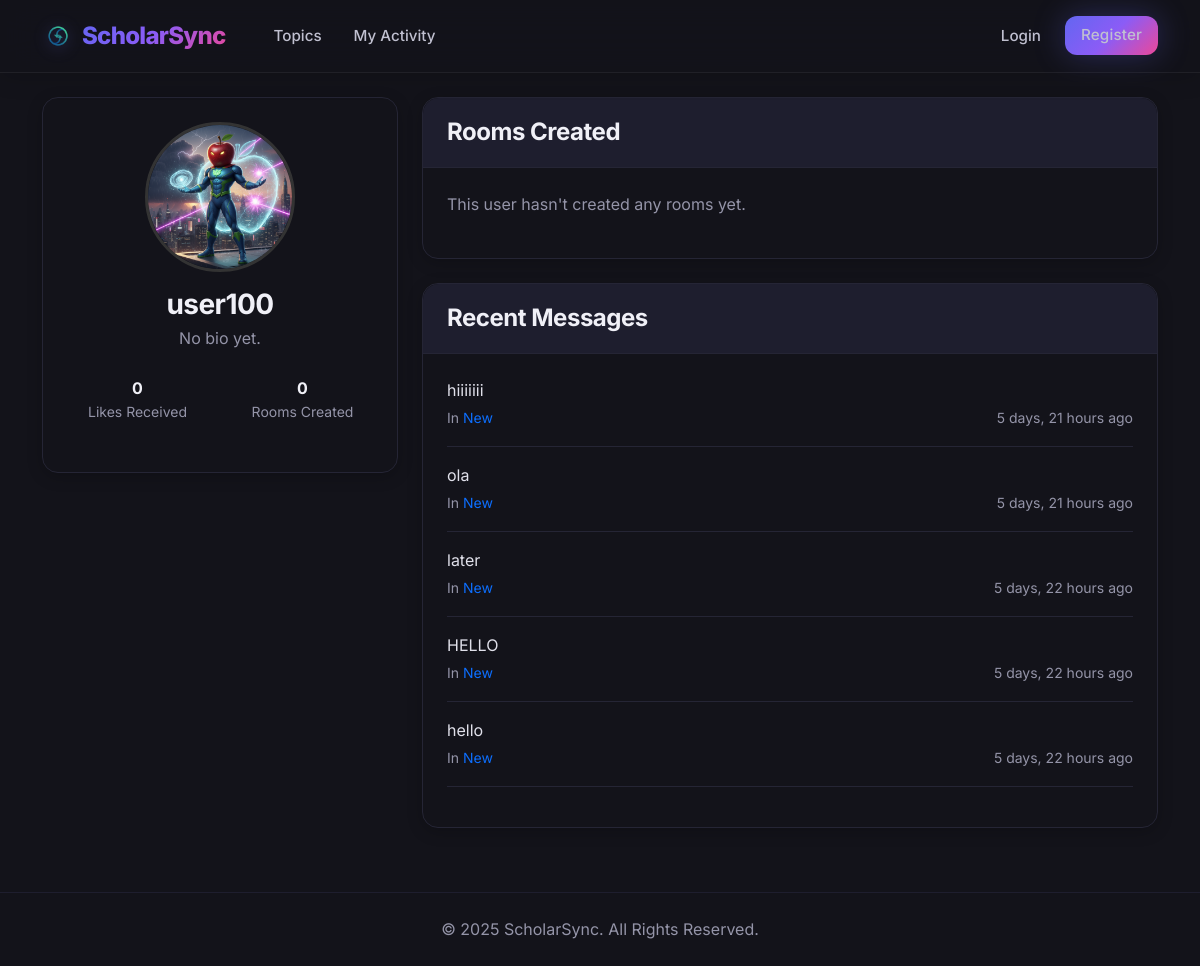
The page /profile/12/ on the database as committed earlier.
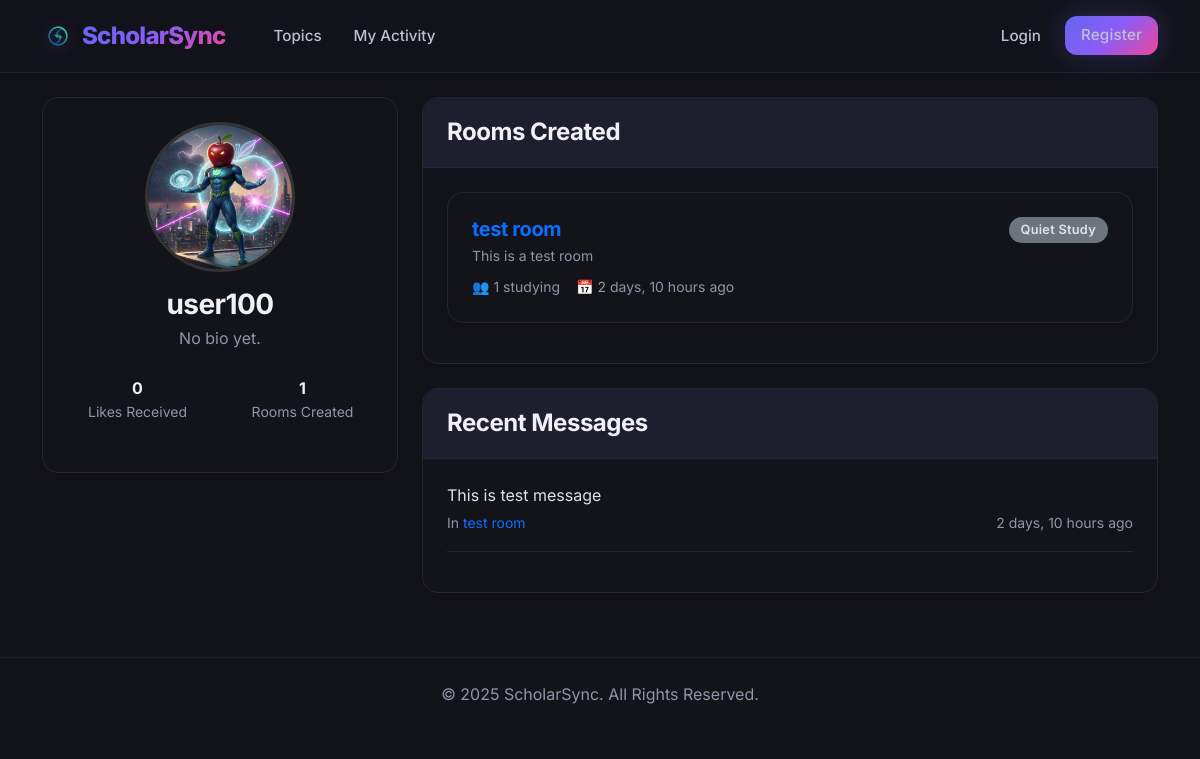
The same page on the database as committed later.
### base/models.py (models this page shows, shortened)
class UserProfile(models.Model):
    user = models.OneToOneField(User, on_delete=models.CASCADE)
    bio = models.TextField(max_length=500, blank=True)
    avatar = models.ImageField(upload_to='avatars/', null=True, blank=True)
    study_streak = models.IntegerField(default=0)
    total_study_hours = models.FloatField(default=0)
    reputation_points = models.IntegerField(default=0)
    preferred_study_time = models.CharField(
        max_length=20,
        choices=[
            ('morning', 'Morning'),
            ('afternoon', 'Afternoon'),
            ('evening', 'Evening'),
            ('night', 'Night'),
        ],
        blank=True
    )
    suspended_until = models.DateTimeField(null=True, blank=True)

class Message(models.Model):
    user = models.ForeignKey(User, on_delete=models.CASCADE)
    room = models.ForeignKey(Room, on_delete=models.CASCADE)
    body = models.TextField()
    file_attachment = models.FileField(upload_to=get_file_path, null=True, blank=True)
    file_name = models.CharField(max_length=255, blank=True, null=True)
    file_type = models.CharField(max_length=20, blank=True, null=True)  # image, audio, video, document
    updated = models.DateTimeField(auto_now=True)
    created = models.DateTimeField(auto_now_add=True)
    parent = models.ForeignKey('self', null=True, blank=True,
                               on_delete=models.SET_NULL, related_name='replies')
    class Meta:
        ordering = ['-created']

class Room(models.Model):
    host = models.ForeignKey(User, on_delete=models.SET_NULL, null=True)
    topic = models.ForeignKey(Topic, on_delete=models.SET_NULL, null=True)
    name = models.CharField(max_length=200)
    description = models.TextField(null=True, blank=True)
    participants = models.ManyToManyField(User, related_name='participants', blank=True)
    updated = models.DateTimeField(auto_now=True)
    created = models.DateTimeField(auto_now_add=True)
    is_active = models.BooleanField(default=True)
    max_participants = models.IntegerField(default=50)
    study_type = models.CharField(
        max_length=50,
        choices=[
            ('quiet', 'Quiet Study'),
            ('discussion', 'Discussion'),
            ('teaching', 'Teaching/Tutoring'),
        ],
        default='discussion'
    )
    is_private = models.BooleanField(default=False)
    private_id = models.CharField(max_length=8, blank=True, null=True)
    private_password = models.CharField(max_length=20, blank=True, null=True)
    class Meta:
        ordering = ['-updated', '-created']
    @property
    def participant_count(self):
        return self.participants.count()

### base/views.py (the view)
# urls.py: path('profile/<int:pk>/', views.userProfile, name='user-profile'),
def userProfile(request, pk):
    user = get_object_or_404(User, id=pk)
    rooms = user.room_set.all()
    room_messages = user.message_set.all()[0:5]
    topics = Topic.objects.exclude(name='').all()
    profile, created = UserProfile.objects.get_or_create(user=user)
    total_likes = Vote.objects.filter(message__user=user, vote_type='like').count()
    context = {
        'user': user,
        'rooms': rooms,
        'room_messages': room_messages,
        'topics': topics,
        'profile': profile,
        'total_likes': total_likes,
    }
    return render(request, 'base/profile.html', context)

### templates/base/profile.html (shortened to what this page needs)
{% load static %}
<!DOCTYPE html>
<html>
<head>
    <link href="https://cdn.jsdelivr.net/npm/bootstrap@5.1.3/dist/css/bootstrap.min.css" rel="stylesheet">
    <link rel="stylesheet" href="https://cdn.jsdelivr.net/npm/bootstrap-icons@1.10.5/font/bootstrap-icons.css">
    <link rel="stylesheet" href="{% static 'css/style.css' %}?v=12">
</head>
<body class="bg-dark">
    <nav class="navbar navbar-expand-lg navbar-dark sticky-top">
        <div class="container">
            <a class="navbar-brand d-flex align-items-center" href="{% url 'home' %}">
                <img src="{% static 'img/default.png' %}" alt="ScholarSync" class="brand-logo me-2">
                <span class="text-gradient">ScholarSync</span>
            </a>
            <div class="collapse navbar-collapse" id="navbarNav">
                <ul class="navbar-nav ms-3">
                    <li class="nav-item"><a class="nav-link" href="{% url 'topics' %}">Topics</a></li>
                    <li class="nav-item"><a class="nav-link" href="{% url 'activity' %}">My Activity</a></li>
                </ul>
                <ul class="navbar-nav ms-auto">
                    {% if request.user.is_authenticated %}
                        {% if request.user.is_superuser %}
                        <li class="nav-item"><a class="nav-link text-warning" href="{% url 'moderation-reports' %}">Moderation</a></li>
                        {% endif %}
                        <li class="nav-item dropdown">
                            <a class="nav-link dropdown-toggle d-flex align-items-center" href="#" id="userMenu" role="button" data-bs-toggle="dropdown" aria-expanded="false">
                                <span class="me-2 placeholder-avatar">{{ request.user.username|first|upper }}</span>
                                <span class="fw-600">{{ request.user.username }}</span>
                            </a>
                            <ul class="dropdown-menu dropdown-menu-end dropdown-menu-dark" aria-labelledby="userMenu">
                                <li><a class="dropdown-item" href="{% url 'user-profile' request.user.id %}">Profile</a></li>
                                <li><a class="dropdown-item" href="{% url 'update-user' %}">Update Profile</a></li>
                                <li><hr class="dropdown-divider"></li>
                                <li><a class="dropdown-item text-danger" href="{% url 'logout' %}">Logout</a></li>
                            </ul>
                        </li>
                    {% else %}
                        <li class="nav-item"><a class="nav-link" href="{% url 'login' %}">Login</a></li>
                        <li class="nav-item"><a class="nav-link btn btn-sm btn-brand ms-2 px-3" href="{% url 'register' %}">Register</a></li>
                    {% endif %}
                </ul>
            </div>
        </div>
    </nav>
    <div class="container mt-4">
        <div class="row">
            <div class="col-md-4">
                <div class="card bg-dark border-secondary text-center">
                    <div class="card-body">
                        {% if profile.avatar %}
                            <img src="{{ profile.avatar.url }}" class="rounded-circle mb-3" style="width: 150px; height: 150px; object-fit: cover; border: 3px solid #333;">
                        {% else %}
                            <div class="rounded-circle bg-primary d-flex align-items-center justify-content-center mb-3 mx-auto" style="width: 150px; height: 150px; background: var(--gradient-primary) !important;">
                                <span class="display-4 text-white">{{ user.username|first|upper }}</span>
                            </div>
                        {% endif %}
                        <h3 class="text-white mb-1">{{ user.username }}</h3>
                        <p class="text-muted mb-4">{{ profile.bio|default:"No bio yet." }}</p>
                        <div class="row text-center mb-4">
                            <div class="col-6">
                                <div class="fw-bold text-white">{{ total_likes }}</div>
                                <div class="text-muted small">Likes Received</div>
                            </div>
                            <div class="col-6">
                                <div class="fw-bold text-white">{{ rooms.count }}</div>
                                <div class="text-muted small">Rooms Created</div>
                            </div>
                        </div>
                    </div>
                </div>
            </div>
            <div class="col-md-8">
                <div class="card bg-dark border-secondary mb-4">
                    <div class="card-header bg-black border-secondary">
                        <h4 class="text-white mb-0">Rooms Created</h4>
                    </div>
                    <div class="card-body">
                        {% if rooms %}
                            {% for room in rooms %}
                                <div class="card bg-dark border-secondary mb-3">
                                    <div class="card-body">
                                        <div class="d-flex justify-content-between align-items-start">
                                            <div>
                                                <h5 class="card-title mb-1">
                                                    <a href="{% url 'room' room.id %}" class="text-primary text-decoration-none">{{ room.name }}</a>
                                                </h5>
                                                <p class="text-muted small mb-2">{{ room.description|truncatechars:80 }}</p>
                                                <div class="d-flex gap-3">
                                                    <small class="text-muted">👥 {{ room.participant_count }} studying</small>
                                                    <small class="text-muted">📅 {{ room.created|timesince }} ago</small>
                                                </div>
                                            </div>
                                            <span class="badge bg-secondary text-light align-self-start">{{ room.get_study_type_display }}</span>
                                        </div>
                                    </div>
                                </div>
                            {% endfor %}
                        {% else %}
                            <p class="text-muted">This user hasn't created any rooms yet.</p>
                        {% endif %}
                    </div>
                </div>
                <div class="card bg-dark border-secondary">
                    <div class="card-header bg-black border-secondary">
                        <h4 class="text-white mb-0">Recent Messages</h4>
                    </div>
                    <div class="card-body">
                        {% if room_messages %}
                            {% for message in room_messages %}
                                <div class="mb-3 pb-3 border-bottom border-secondary">
                                    <p class="text-light mb-1">{{ message.body|truncatechars:120 }}</p>
                                    <div class="d-flex justify-content-between align-items-center">
                                        <small class="text-muted">In <a href="{% url 'room' message.room.id %}" class="text-primary text-decoration-none">{{ message.room.name }}</a></small>
                                        <small class="text-muted">{{ message.created|timesince }} ago</small>
                                    </div>
                                </div>
                            {% endfor %}
                        {% else %}
                            <p class="text-muted">No messages yet.</p>
                        {% endif %}
                    </div>
                </div>
            </div>
        </div>
    </div>
    <footer class="text-center py-4">
        <p class="text-muted mb-0">&copy; {% now "Y" %} ScholarSync. All Rights Reserved.</p>
    </footer>
</body>
</html>

Rows that differ between the two databases and show on the page:
removed Message: body "hiiiiiii", room.name "New", created "5 days, 21 hours"
removed Message: body "ola", room.name "New", created "5 days, 21 hours"
removed Message: body "later", room.name "New", created "5 days, 22 hours"
removed Message: body "HELLO", room.name "New", created "5 days, 22 hours"
removed Message: body "hello", room.name "New", created "5 days, 22 hours"
added Room: name "test room", description "This is a test room", participant_count "1", created "2 days, 10 hours", study_type "Quiet Study"
added Message: body "This is test message", room.name "test room", created "2 days, 10 hours"
Other text that changed with them:
{{ rooms.count }}: "0" → "1"
text no longer shown: "This user hasn't created any rooms yet."
